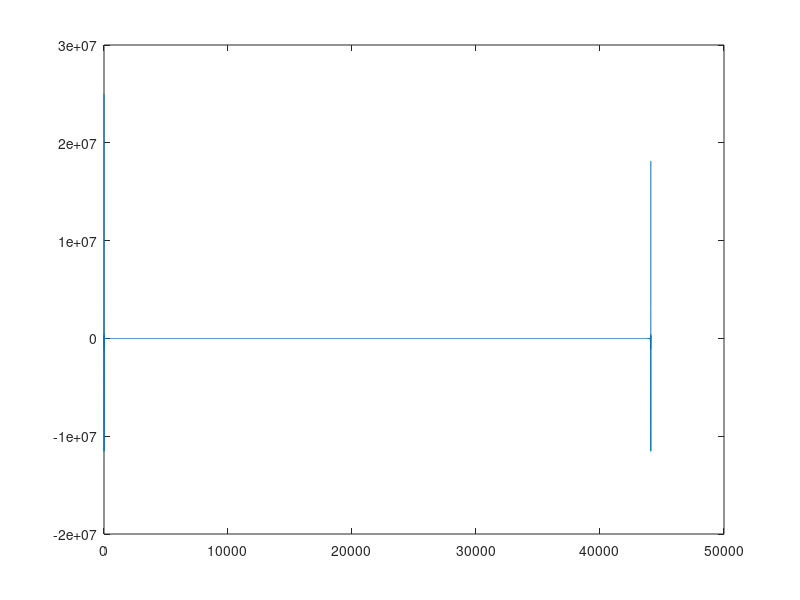

Recreate this plot in MATLAB. (Note: this script raises an error after producing the figure.)
hpf=logical(true);
lpf=logical(false);

frameLength = 4096;
N   = 101;          % FIR filter order
Fp  = 1e3;          % 1 kHz passband-edge frequency
Rp  = 0.00057565;   % Corresponds to 0.01 dB peak-to-peak ripple
Rst = 1e-4;         % Corresponds to 80 dB stopband attenuation
Fs = 44100;
L=44100;

Numlpf=5000;
Numhpf=10000;

f=zeros(L,1);
for i=1:Numlpf
    f(i)=L;
end
ylpf=ifft(f);

f=zeros(L,1);
for i=1:Numlpf
    f(i)=L;
end
yhpf = ifft(f);

yiff = ylpf.*yhpf;
plot(real(yiff));

% FIR filter design
%eqnum = firceqrip(N,Fp/(Fs/2),[Rp Rst],'passedge'); % eqnum = vec of coeffs
%eqnum1 = firceqrip(N,Fp/(Fs/2),[Rp Rst],'high');%HPF
%eqnum2 = firceqrip(N,Qp/(Fs/2),[Rp Rst],'high');%HPF
%eqnum12 = eqnum1 - eqnum2;
% passband edge is normalized with sampling frequency
% create a filter
%lowpassFIR = dsp.FIRFilter('Numerator', eqnum);
% show the characteristics of the filter
fvtool(yiff, 'Fs', Fs, 'Color', 'White');
% specify an audio file
fileReader = dsp.AudioFileReader(...
    'music.mp3',...
    'SamplesPerFrame',frameLength);
deviceWriter = audioDeviceWriter(...
    'SampleRate',fileReader.SampleRate);
scope = dsp.SpectrumAnalyzer(SampleRate', fileReader.SampleRate);
while  ~isDone(fileReader)
       % acquire frame lenth audio stream
    signal = fileReader();
       % apply LPF
    yy = yiff(signal);
       % write to speaker
    deviceWriter(yy);
       % show
    scope([signal,yy]);
end
release(fileReader);
release(deviceWriter);
release(scope);